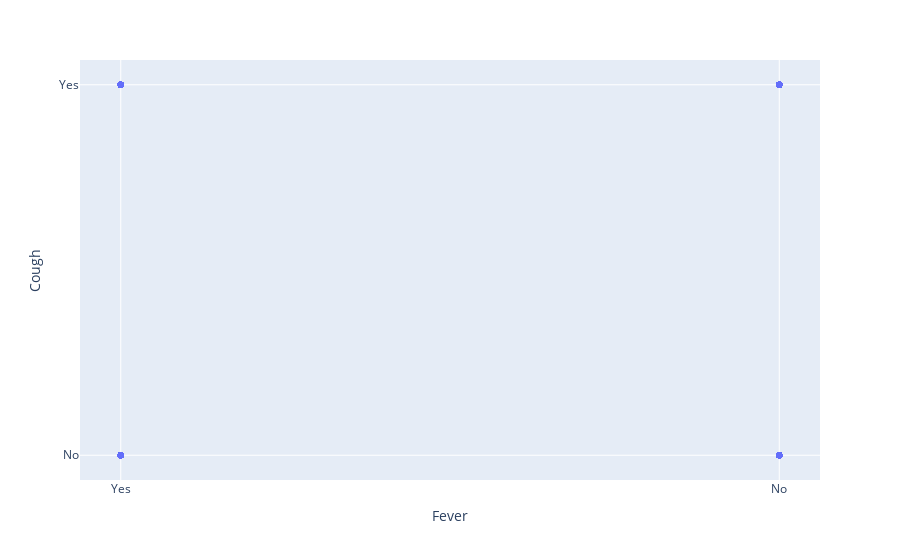

Notebook cell for this chart:
### Code cell
import plotly.express as px
import pandas as pd
df=pd.read_csv('C:\\Users\\DELLN5368\\Downloads\\Disease_symptom_and_patient_profile_dataset.csv')
fig = px.scatter(df, x='Fever', y='Cough')
fig.show()

### Figure 1 — Plotly figure (JSON) as saved in the notebook; plotly's stock layout.template omitted (floating-point values rounded to 4 significant figures; data arrays with more than 128 entries replaced by an {"elided": "..."} marker saying what was removed)
{"data": [{"hovertemplate": "Fever=%{x}<br>Cough=%{y}<extra></extra>", "legendgroup": "", "marker": {"color": "#636efa", "symbol": "circle"}, "mode": "markers", "name": "", "orientation": "v", "showlegend": false, "type": "scatter", "x": {"elided": "349 str values"}, "xaxis": "x", "y": {"elided": "349 str values"}, "yaxis": "y"}], "layout": {"legend": {"tracegroupgap": 0}, "margin": {"t": 60}, "xaxis": {"anchor": "y", "domain": [0, 1], "title": {"text": "Fever"}}, "yaxis": {"anchor": "x", "domain": [0, 1], "title": {"text": "Cough"}}}}
